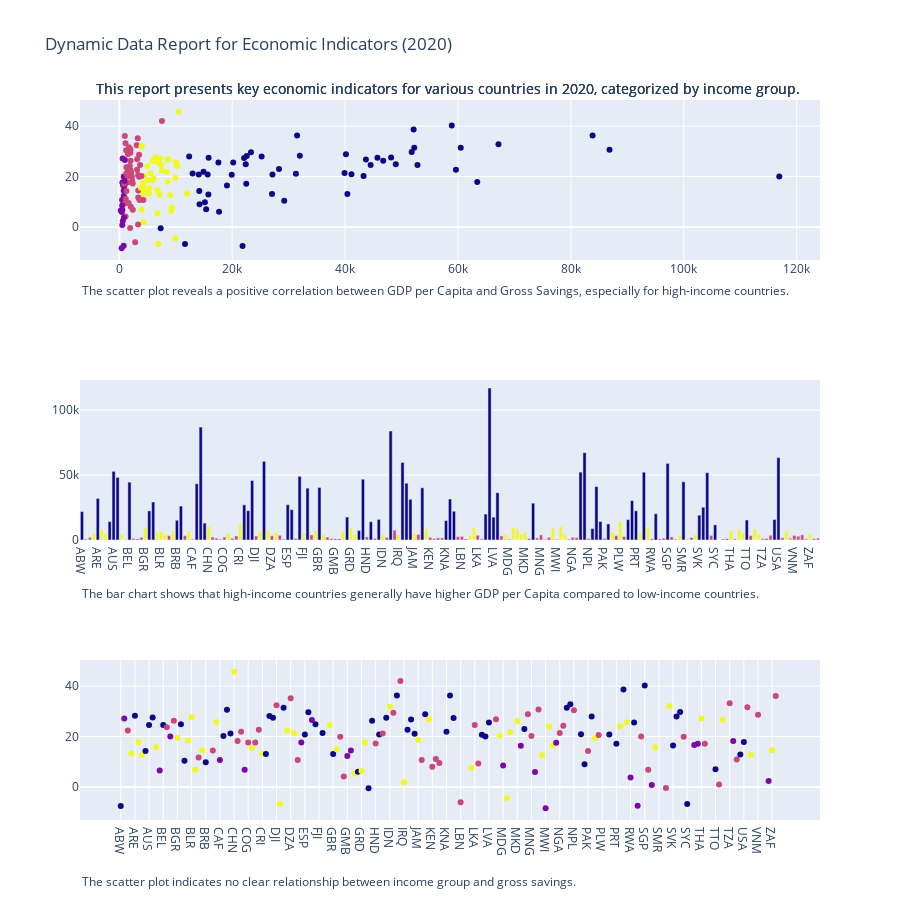

Write notebook code for a chart like this one.
### Markdown cell above
### Adding contextual text and summaries

### Code cell
import plotly.io as pio
import plotly.graph_objects as go

# Create a subplot figure with 3 rows
fig = make_subplots(rows=3, cols=1, 
                    subplot_titles=('GDP Per Capita vs. Gross Savings', 
                                    'GDP Per Capita by Country and Income Group', 
                                    'Gross Savings by Country and Income Group'))

# Add scatter plot
fig.add_trace(go.Scatter(x=selected_data['gdp_percapita'], y=selected_data['gross_savings'], 
                         mode='markers', 
                         marker=dict(color=selected_data['income_group'].astype('category').cat.codes), 
                         text=selected_data['code'], name='Scatter'), 
              row=1, col=1)

# Add bar chart
fig.add_trace(go.Bar(x=selected_data['code'], y=selected_data['gdp_percapita'], 
                     marker=dict(color=selected_data['income_group'].astype('category').cat.codes), name='Bar'), 
              row=2, col=1)

# Add another scatter plot
fig.add_trace(go.Scatter(x=selected_data['code'], y=selected_data['gross_savings'], 
                         mode='markers', 
                         marker=dict(color=selected_data['income_group'].astype('category').cat.codes), 
                         text=selected_data['code'], name='Scatter'), 
              row=3, col=1)

# Update layout
fig.update_layout(
    title_text='Dynamic Data Report for Economic Indicators (2020)', 
    showlegend=False, 
    height=900,
    annotations=[
        go.layout.Annotation(
            text='''This report presents key economic indicators for various countries in 2020, categorized by income group. ''', 
            xref='paper', yref='paper', x=0.5, y=1, showarrow=False, font=dict(size=14)
        )
    ]
)

# Add summaries below each subplot
fig.add_annotation(text='The scatter plot reveals a positive correlation between GDP per Capita and Gross Savings, especially for high-income countries.', xref='paper', yref='paper', x=0, y=0.75, showarrow=False, font=dict(size=12))
fig.add_annotation(text='The bar chart shows that high-income countries generally have higher GDP per Capita compared to low-income countries.', xref='paper', yref='paper', x=0, y=0.30, showarrow=False, font=dict(size=12))
fig.add_annotation(text='The scatter plot indicates no clear relationship between income group and gross savings.', xref='paper', yref='paper', x=0, y=-0.1, showarrow=False, font=dict(size=12))

fig.show();

### Figure 1 — Plotly figure (JSON) as saved in the notebook; plotly's stock layout.template omitted (floating-point values rounded to 4 significant figures; data arrays with more than 128 entries replaced by an {"elided": "..."} marker saying what was removed)
{"data": [{"marker": {"color": {"elided": "187 int values"}}, "mode": "markers", "name": "Scatter", "text": {"elided": "187 str values"}, "type": "scatter", "x": {"elided": "187 float values"}, "xaxis": "x", "y": {"elided": "187 float values"}, "yaxis": "y"}, {"marker": {"color": {"elided": "187 int values"}}, "name": "Bar", "type": "bar", "x": {"elided": "187 str values"}, "xaxis": "x2", "y": {"elided": "187 float values"}, "yaxis": "y2"}, {"marker": {"color": {"elided": "187 int values"}}, "mode": "markers", "name": "Scatter", "text": {"elided": "187 str values"}, "type": "scatter", "x": {"elided": "187 str values"}, "xaxis": "x3", "y": {"elided": "187 float values"}, "yaxis": "y3"}], "layout": {"annotations": [{"font": {"size": 14}, "showarrow": false, "text": "This report presents key economic indicators for various countries in 2020, categorized by income group. ", "x": 0.5, "xanchor": "center", "xref": "paper", "y": 1, "yanchor": "bottom", "yref": "paper"}, {"font": {"size": 14}, "showarrow": false, "text": "This report presents key economic indicators for various countries in 2020, categorized by income group. ", "x": 0.5, "xanchor": "center", "xref": "paper", "y": 1, "yanchor": "bottom", "yref": "paper"}, {"font": {"size": 14}, "showarrow": false, "text": "This report presents key economic indicators for various countries in 2020, categorized by income group. ", "x": 0.5, "xanchor": "center", "xref": "paper", "y": 1, "yanchor": "bottom", "yref": "paper"}, {"font": {"size": 12}, "showarrow": false, "text": "The scatter plot reveals a positive correlation between GDP per Capita and Gross Savings, especially for high-income countries.", "x": 0, "xref": "paper", "y": 0.75, "yref": "paper"}, {"font": {"size": 12}, "showarrow": false, "text": "The bar chart shows that high-income countries generally have higher GDP per Capita compared to low-income countries.", "x": 0, "xref": "paper", "y": 0.3, "yref": "paper"}, {"font": {"size": 12}, "showarrow": false, "text": "The scatter plot indicates no clear relationship between income group and gross savings.", "x": 0, "xref": "paper", "y": -0.1, "yref": "paper"}], "height": 900, "showlegend": false, "title": {"text": "Dynamic Data Report for Economic Indicators (2020)"}, "xaxis": {"anchor": "y", "domain": [0, 1]}, "xaxis2": {"anchor": "y2", "domain": [0, 1]}, "xaxis3": {"anchor": "y3", "domain": [0, 1]}, "yaxis": {"anchor": "x", "domain": [0.7778, 1]}, "yaxis2": {"anchor": "x2", "domain": [0.3889, 0.6111]}, "yaxis3": {"anchor": "x3", "domain": [0, 0.2222]}}}
